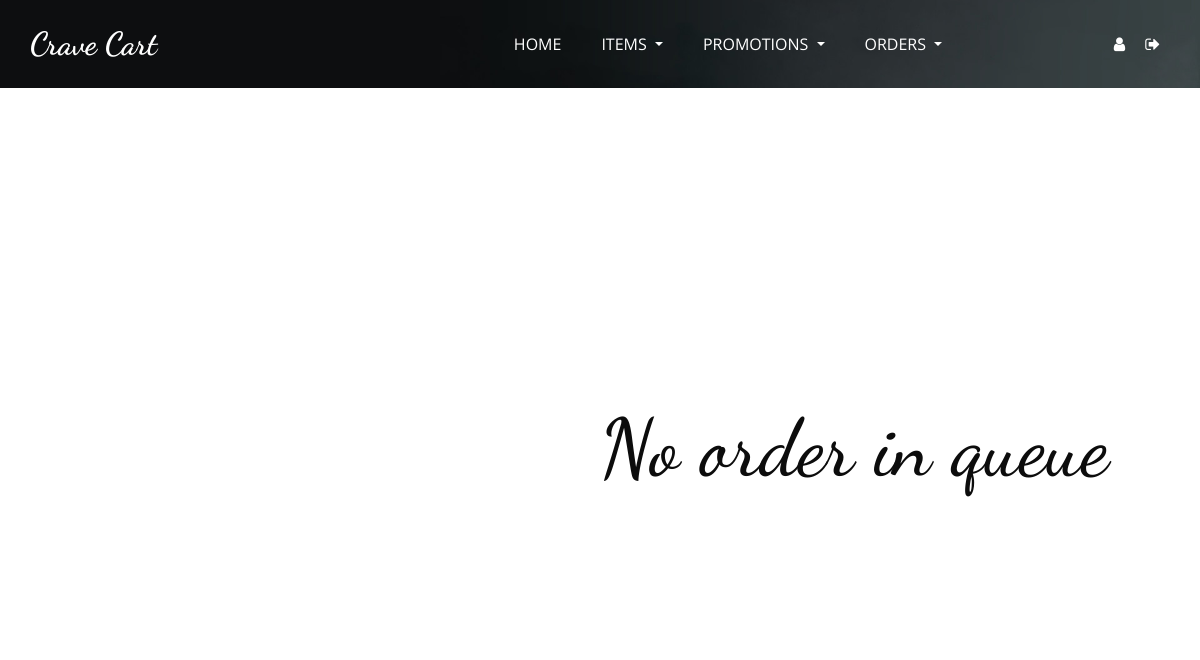
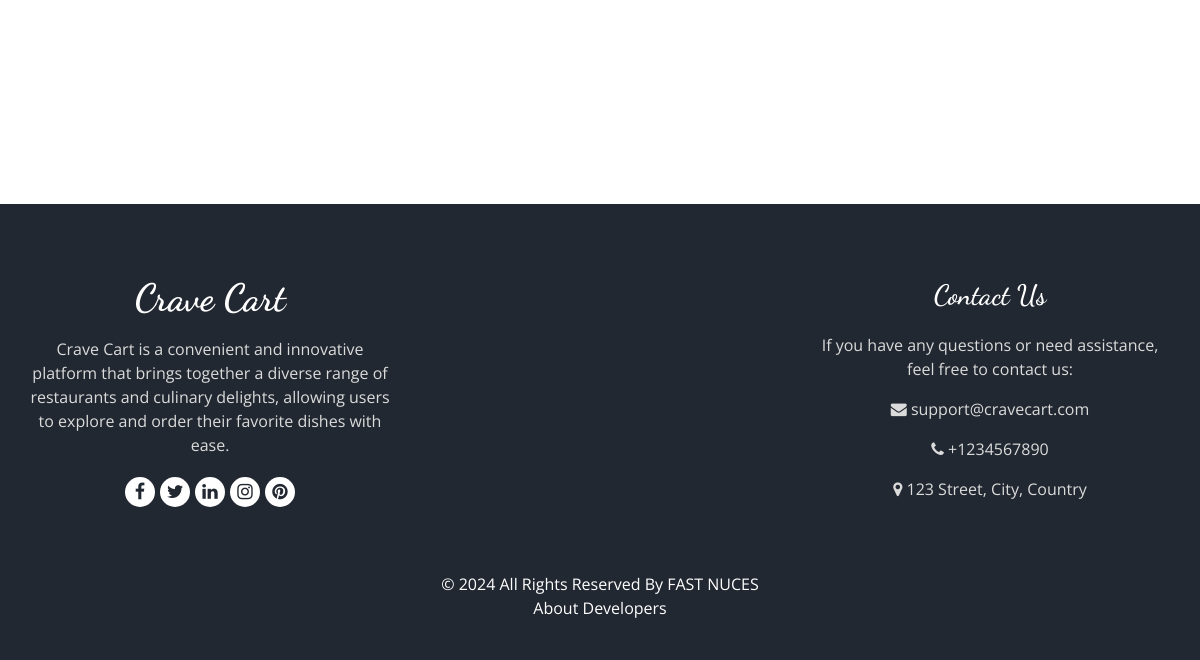
/placedOrders (signed in), run on an earlier commit of the app's database (2 pictures, top to bottom).
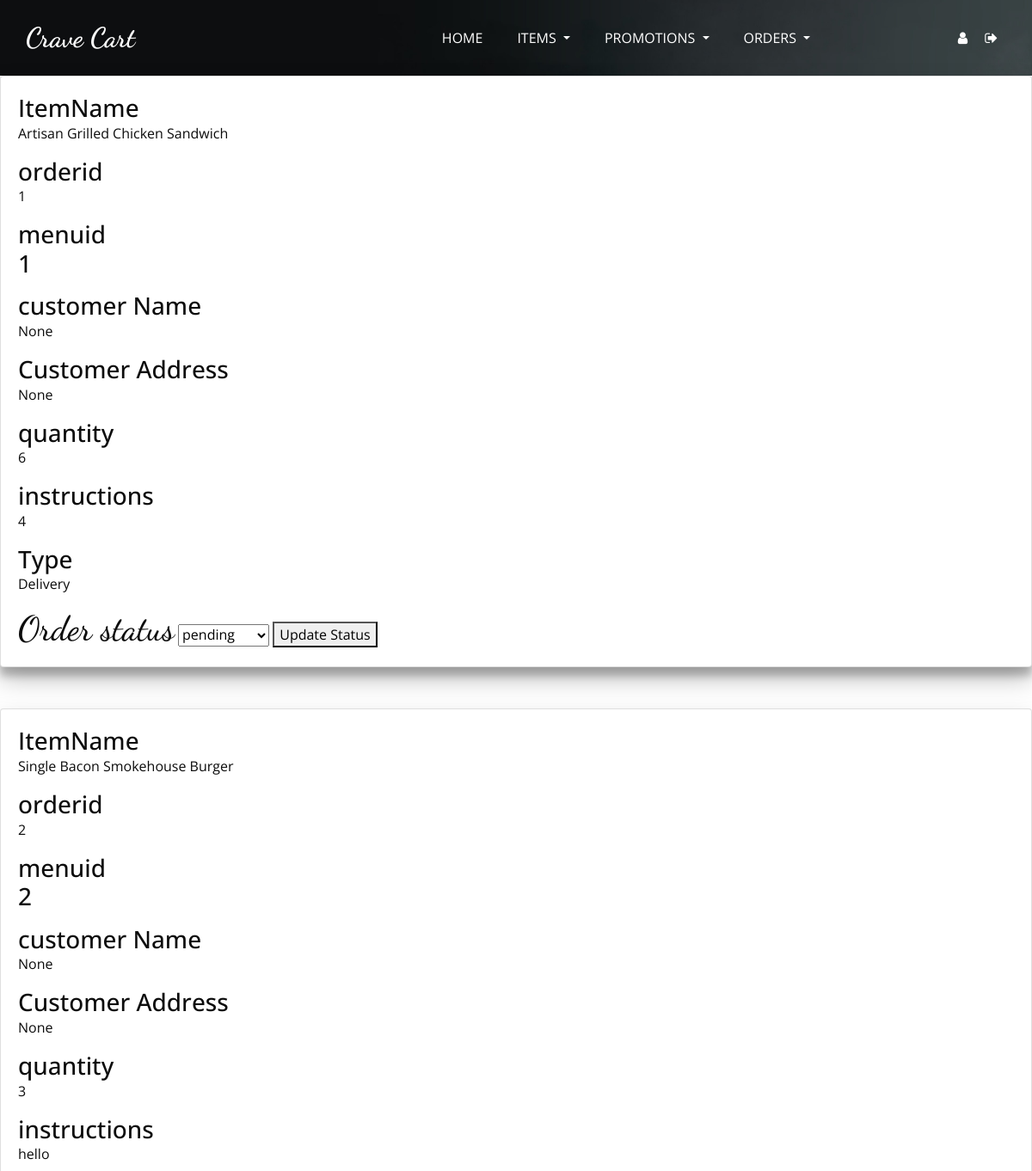
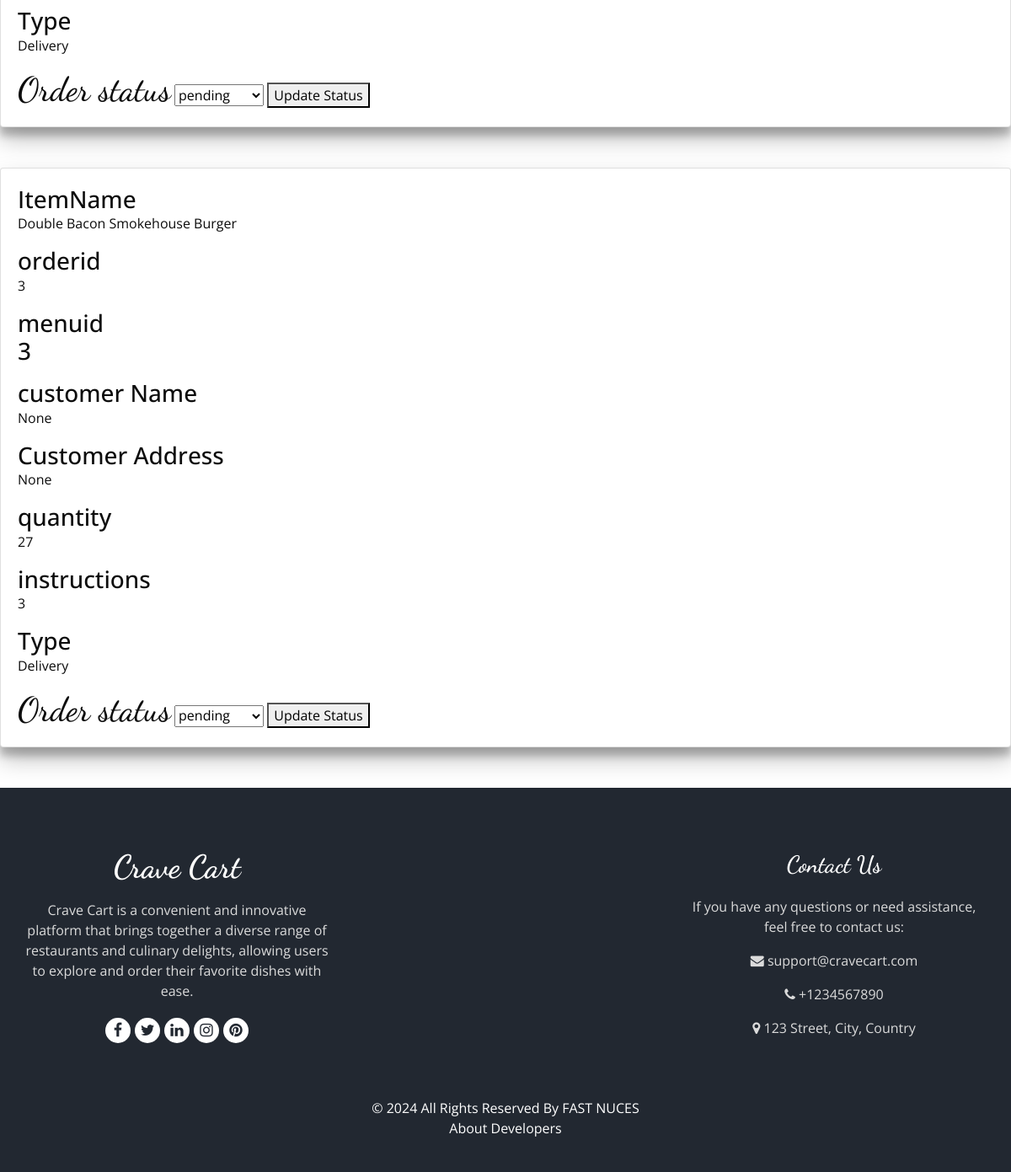
And on a later commit of the database (2 pictures, top to bottom).
### tables this page shows
CREATE TABLE Orders (
                        orderid INTEGER PRIMARY KEY AUTOINCREMENT,
                        menuid INTEGER,
                        customerid INTEGER,
                        status TEXT,
                        quantity INTEGER,
                        instructions TEXT,
                        Type TEXT,
                        Date TEXT,
                        FOREIGN KEY (menuid) REFERENCES Menus (MenuID) ON DELETE CASCADE,
                        FOREIGN KEY (customerid) REFERENCES Customers (CustomerID) ON DELETE SET NULL
                    );

CREATE TABLE Menus (
                        MenuID INTEGER PRIMARY KEY AUTOINCREMENT,
                        RestaurantID INTEGER,
                        ItemName TEXT,
                        Description TEXT,
                        Price REAL,
                        Category TEXT,
                        ImagePNG TEXT,
                        ImageJPG TEXT,
                        Rating INTEGER DEFAULT 0,
                        FOREIGN KEY (RestaurantID) REFERENCES Restaurants(RestaurantID) ON DELETE CASCADE
                    );

### RestaurantendPoints.py (the view, shortened to what this page needs)
@Restaurant.route('/placedOrders',methods=['GET','POST'])
def placedOrders():
    if 'username' not in session:
        return redirect(url_for('login'))
    if not DataBase.is_Restaurant(session['username'],session['email'],session['password']):
        return render_template('404.html'), 404
    data = DataBase.get_pending_orders(session['username'])
    return render_template('restaurant/placedOrders.html',data=data,length=len(data))

### DataBase.py (called while the page is built)
def is_Restaurant(id,email,password):
    try:
        cursor.execute('''SELECT * FROM Restaurants where RestaurantID=? AND email = ? AND password=?;''',[id,email,password])
        ans = cursor.fetchone()
        if ans:
            return True
        else:
            return False
    except Exception as e:
        print(e)
        return False

### templates/restaurant/placedOrders.html (shortened to what the changed rows need)
<!DOCTYPE html>
<html lang="en">
<head>
  <link rel="stylesheet" type="text/css" href="{{url_for('static',filename='css/bootstrap.css')}}" />
  <link rel="stylesheet" type="text/css" href="https://cdnjs.cloudflare.com/ajax/libs/OwlCarousel2/2.3.4/assets/owl.carousel.min.css" />
  <link rel="stylesheet" href="https://cdnjs.cloudflare.com/ajax/libs/jquery-nice-select/1.1.0/css/nice-select.min.css" />
  <link href="{{url_for('static',filename='css/font-awesome.min.css')}}" rel="stylesheet" />
  <link href="{{url_for('static',filename='css/style.css')}}" rel="stylesheet" />
  <link href="{{url_for('static',filename='css/responsive.css')}}" rel="stylesheet" />
</head>
<body class="sub_page">
  <div class="hero_area">
    <div class="bg-box">
    </div>
    <header class="header_section">
    </header>
  </div>
  {%if length != 0%}
    {% for i in data%}
    <div class="card" style="box-shadow: rgba(0, 0, 0, 0.25) 0px 14px 28px, rgba(0, 0, 0, 0.22) 0px 10px 10px;">
       <div class="card-body">
          <h3 style="display: inline;">ItemName</h3> <p> {{ i['ItemName'] }} </p>
          <h3 style="display: inline;">orderid</h3> <p> {{ i['orderid'] }} </p>
          <h3 style="display: inline;">menuid</h36> <p> {{ i['menuid'] }} </p>
          <h3 style="display: inline;">customer Name</h3> <p> {{ i['customerName'] }} </p>
          <h3 style="display: inline;">Customer Address</h3> <p> {{ i['address'] }} </p>
          <h3 style="display: inline;">quantity</h3> <p> {{ i['quantity'] }} </p>
          <h3 style="display: inline;">instructions</h3> <p> {{ i['instructions'] }} </p>
          <h3 style="display: inline;">Type</h3> <p> {{ i['Type'] }} </p>
          <form action="/placedOrders" method="POST">
            <h1 style="display: inline;">Order status</h1>
            <select id="status" name="status" >
              <option value="pending" {{ "selected" if i['status'] == "pending" else "" }}>pending</option>
            </select>
            <button type="submit">Update Status</button>
          </form>
        </div>
    </div>
    <br><br>
    {%endfor%}
  {%else%}
  <br><br><br><br><br><br><br><br><br><br><br><br><br>
    <h1 style="margin-left:600px;font-size:80px;">No order in queue</h1>
    <br><br><br><br><br><br><br><br><br><br><br><br><br><br><br>
    {%endif%}
  <footer class="footer_section">
    <div class="container">
    </div>
</footer>
</body>
</html>

What changed in the data, as far as the page shows it:
added Orders: ItemName "Artisan Grilled Chicken Sandwich", orderid "1", menuid "1", customerName "None", address "None", quantity "6", instructions "4", Type "Delivery"
added Orders: ItemName "Single Bacon Smokehouse Burger", orderid "2", menuid "2", customerName "None", address "None", quantity "3", instructions "hello", Type "Delivery"
added Orders: ItemName "Double Bacon Smokehouse Burger", orderid "3", menuid "3", customerName "None", address "None", quantity "27", instructions "3", Type "Delivery"
Also different on the page:
text no longer shown: "No order in queue"
